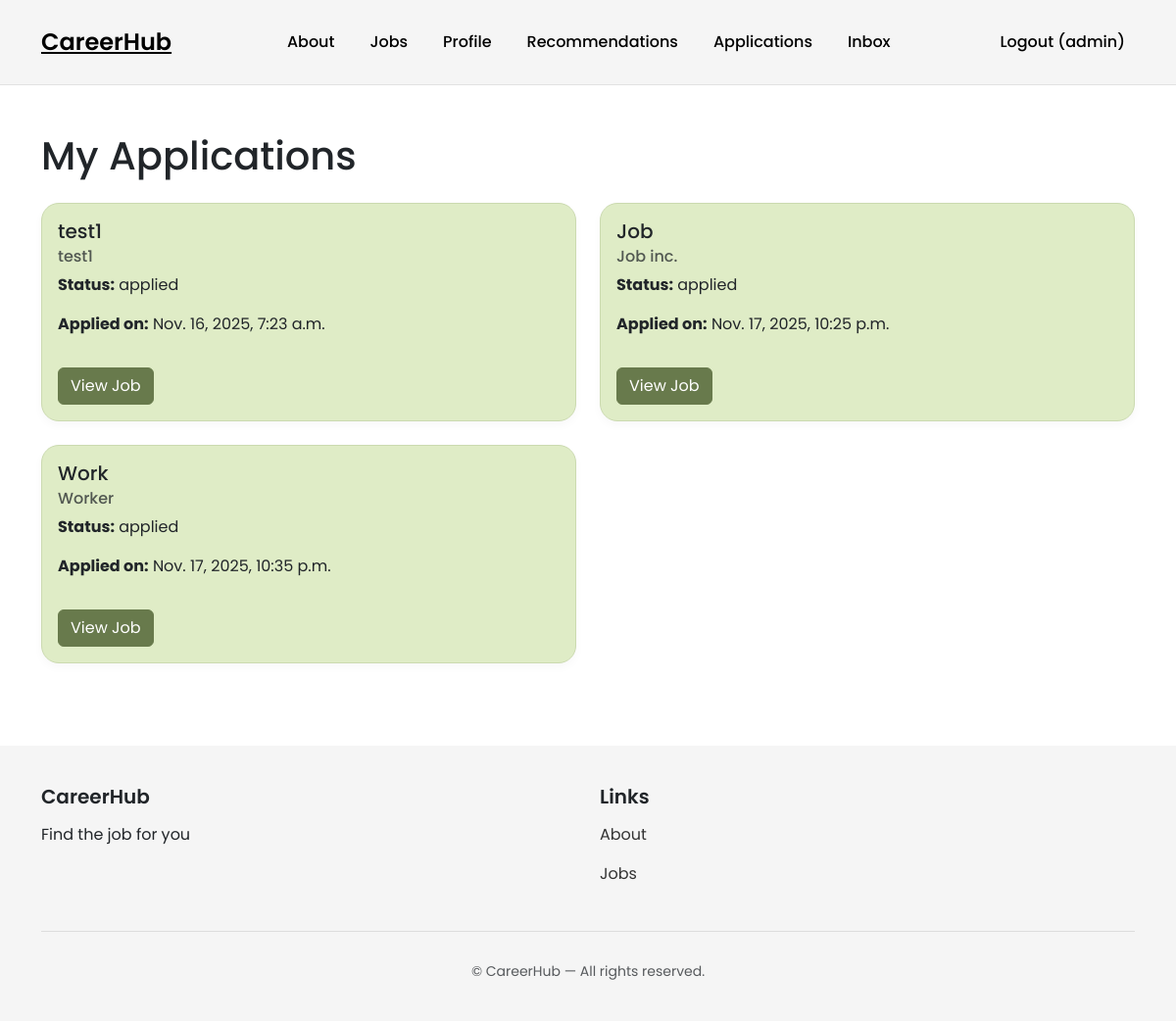
Page /jobs/applications/ (signed in) on the earlier database version.
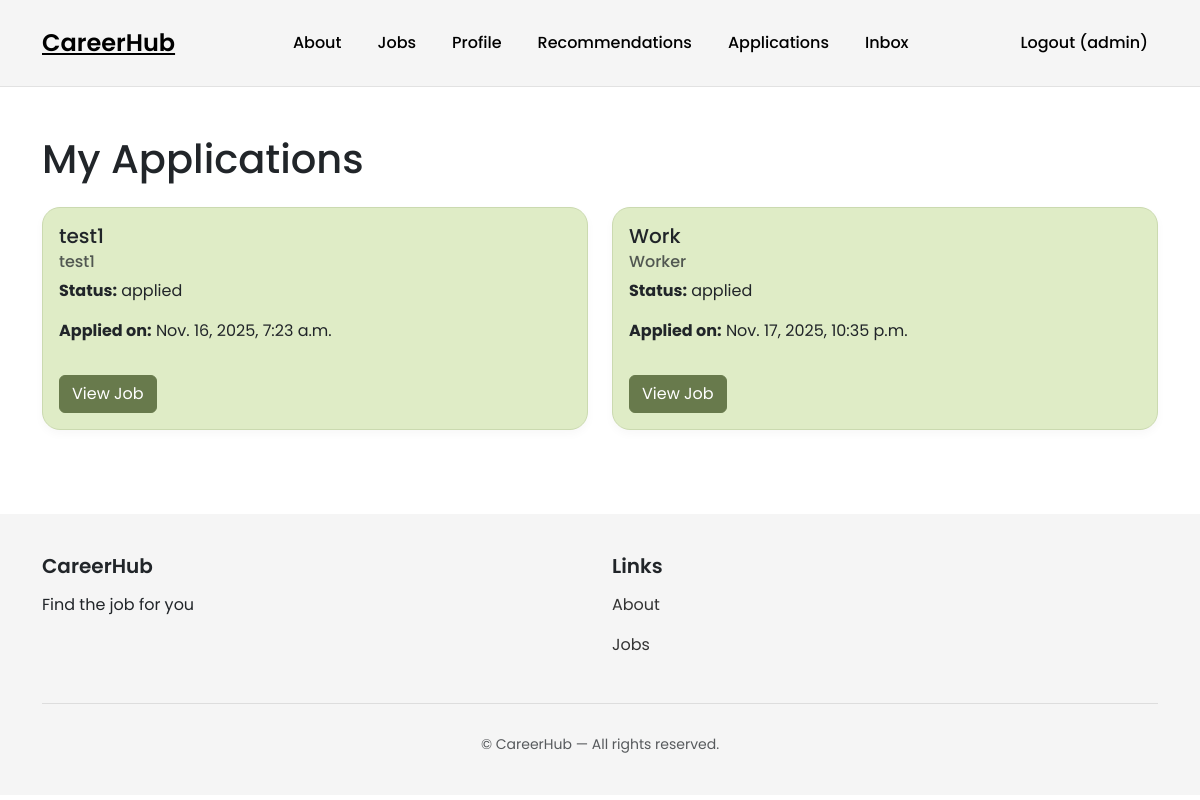
Same page on the later database version.
### jobs/models.py (models this page shows)
class Application(models.Model):
    STATUS_CHOICES = [
        ('applied', 'Applied'),
        ('review', 'Review'),
        ('interview', 'Interview'),
        ('offer', 'Offer'),
        ('closed', 'Closed'),
    ]
    job = models.ForeignKey('recruiters.Post', on_delete=models.CASCADE, default=None)
    applicant = models.ForeignKey(User, on_delete=models.CASCADE)
    status = models.CharField(max_length=20, choices=STATUS_CHOICES, default='applied')
    note = models.TextField(blank=True)
    created_at = models.DateTimeField(auto_now_add=True)
    updated_at = models.DateTimeField(auto_now=True)

### recruiters/models.py (models this page shows, shortened)
class Post(models.Model):
    id = models.AutoField(primary_key=True)
    title = models.CharField(max_length=200)
    company = models.CharField(max_length=200)
    description = models.TextField()
    location = models.CharField(max_length=200)
    lat = models.FloatField(null=True, blank=True)
    lng = models.FloatField(null=True, blank=True)
    salary_range = models.CharField(max_length=100)
    required_skills = models.ManyToManyField(Skill)
    recruiter = models.ForeignKey(User, on_delete=models.CASCADE)
    created_at = models.DateTimeField(auto_now_add=True)
    updated_at = models.DateTimeField(auto_now=True)
    VISA_CHOICES = [
        ('yes', 'Yes'),
        ('no', 'No'),
    ]
    visa_sponsorship = models.CharField(max_length=3, choices=VISA_CHOICES, default='no')

### jobs/views.py (the view)
# urls.py: path('applications/', views.applications, name='jobs.applications'),
@login_required
def applications(request):
    if request.user.role == "recruiter":
        return redirect('recruiters.index')
    user_applications = Application.objects.filter(applicant=request.user)
    return render(request, 'jobs/applications.html', {'applications': user_applications})

### jobs/templates/jobs/applications.html (shortened to what this page needs)
{% extends 'base.html' %}
{% block content %}
<div class="container mt-5">
    <h1>My Applications</h1>
    <div class="row mt-4">
        {% for application in applications %}
        <div class="col-md-6 mb-4">
            <div class="card application-card">
                <div class="card-body">
                    <h5 class="card-title">{{ application.job.title }}</h5>
                    <h6 class="card-subtitle mb-2 text-muted">{{ application.job.company }}</h6>
                    <p class="card-text">
                        <strong>Status:</strong> {{ application.status }}
                    </p>
                    <p class="card-text">
                        <strong>Applied on:</strong> {{ application.created_at }}
                    </p>
                    <a href="{% url 'jobs.detail' application.job.id %}" class="btn btn-success mt-3">View Job</a>
                </div>
            </div>
        </div>
        {% endfor %}
    </div>
</div>
{% endblock %}

Differences in the rows shown:
removed Application: job "Job", job.company "Job inc.", status "applied", created_at "Nov. 17, 2025, 10:25 p.m."
